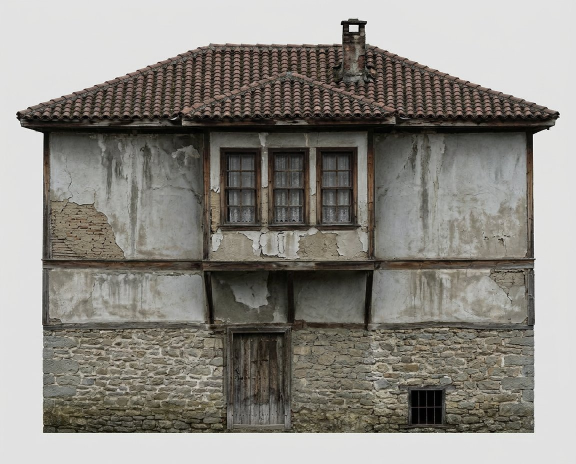
#> input picture art/survival/reference/cumba.jpg, 1152 x 928 px (shown at 1/2 size); its folder holds 4 pictures in this run
$ python houses.py
#> lines starting #> are read from the running program, lines starting #| are printed output that depends on the picture
"""Build four-sided houses from measured elevations. Coordinates below are plate pixels,
not world units. Recessed lights, projecting bays and the hipped roofs are geometry."""

import math
from itertools import pairwise

import numpy as np
from meshkit import REF, Mesh, bake, rect_uv
from PIL import Image

# x extents, y stations (bottom -> eave), roof edge/ridge, chimney, joinery, flank crop ranges.
HOUSES = {
    "cumba": (
        (38, 462),
        [(375, 0), (284, 1.99), (229, 2.76), (112, 4.82)],
        (17, 482, 101, 182, 318, 40),
        (-1.82, -0.6),
        [(176, 112, 324, 231, 0.45), (198, 286, 251, 373, -0.12), (354, 336, 387, 371, -0.08)]
        + [(x, 128, x + 35, 197, 0.045) for x in (191, 233, 274)]
        + [(x, 133, x + 23, 193, -0.095) for x in (197, 239, 280)],
        [(39, 174), (326, 459)],
    ),
    "himis": (
        (65, 435),
        [(264, 0), (183, 2.08), (80, 4.23)],
        (42, 458, 69, 188, 314, 27),
        (-1.75, -0.52),
        [(184, 188, 227, 263, -0.115), (174, 173, 240, 187, 0.22), (319, 192, 368, 231, 0.075)]
        + [(x, 95, x + 33, 147, -0.095) for x in (121, 240, 355)]
        + [(x, 97, x + 11, 145, 0.085) for x in (108, 152, 228, 272, 343, 388)],
        [(66, 172), (287, 434)],
    ),
    "tas": (
        (73, 427),
        [(299, 0), (279, 0.24), (169, 2.32), (112, 3.34)],
        (50, 450, 102, 236, 290, 59),
        (-1.08, -0.35),
        [
            (283, 169, 338, 279, -0.15),
            (273, 158, 344, 168, 0.08),
            (151, 166, 201, 232, -0.12),
            (131, 169, 149, 228, 0.11),
            (202, 170, 220, 226, 0.13),
            (224, 115, 273, 137, -0.12),
        ],
        [(75, 263), (75, 220)],
    ),
}


def build(name, cfg):
#> called with name = 'cumba'
    (L, R), stations, (rx, rr, ry, l, r, ty), (cx, cz), details, flanks = cfg
    photo = Image.open(REF.parents[1] / "survival/reference" / (("tas-ev" if name == "tas" else name) + ".jpg")).convert("RGB")
#> photo is the input picture: PIL image 1152x928 RGB; mean R, G, B 141.2, 138.3, 131.9
    H = photo.height * 500 / photo.width
#> H = 402.8
    # Projection plate in the upper 3/4; separate timber, stone and roof samples in the apron.
    atlas = Image.new("RGB", (1024, 1024))
#> atlas: PIL image 1024x1024 RGB; every value is 0
    atlas.paste(photo.resize((1024, 768), Image.Resampling.LANCZOS), (0, 0))
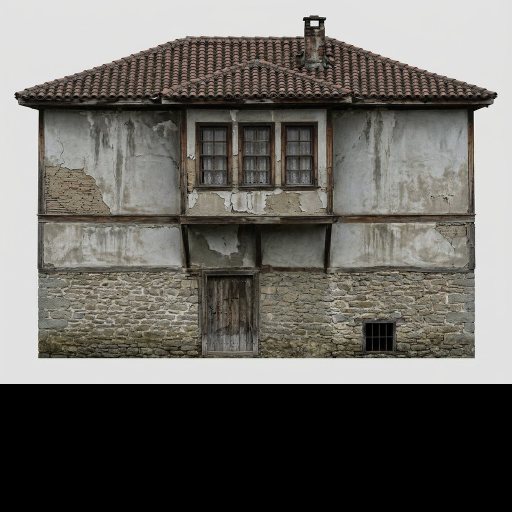
#> atlas: PIL image 1024x1024 RGB (shown at 1/2 size); mean R, G, B 105.9, 103.7, 98.9

    def patch(box, x0, x1):
#> called with box = (199, 291, 247, 366), x0 = 0, x1 = 256
        p = photo.crop(tuple(round(v * photo.width / 500) for v in box))
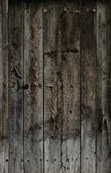
#> p: PIL image 111x173 RGB; mean R, G, B 73, 68.5, 60.5
        atlas.paste(p.resize((x1 - x0, 256)), (x0, 768))
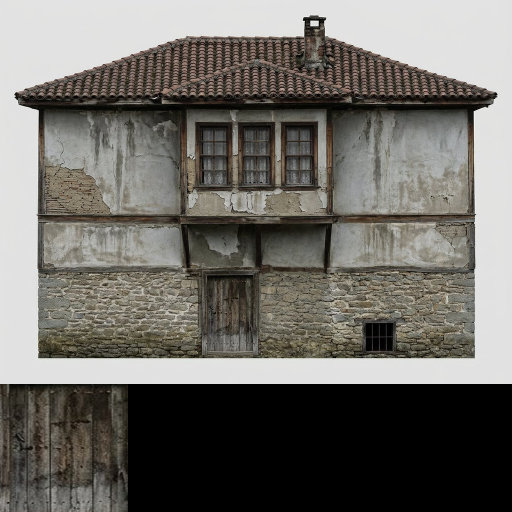
#> atlas: PIL image 1024x1024 RGB (shown at 1/2 size); mean R, G, B 110.5, 108, 102.7
        return ((x0 + 4) / 1024, 0.756, (x1 - 4) / 1024, 0.995)

    timber = patch(
        {"cumba": (199, 291, 247, 366), "himis": (192, 197, 222, 255), "tas": (139, 176, 147, 218)}[name],
        0,
        256,
    )
    # A clean run of aged oak for corbels/eaves; do not paint each soffit the door colour.
    boards = (
#> (the run stopped early here; a loop or call above may not have finished)
